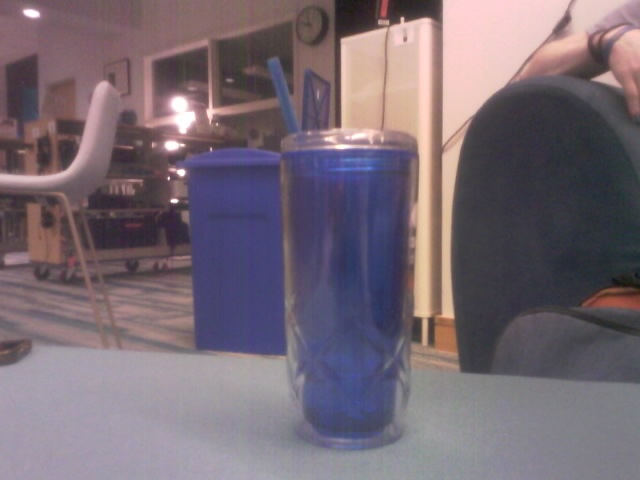
%> input picture Assignment Group Assignment 4 - Image Enhancement/carter.jpg, 640 x 480 px
$ octave imenhance.m   (GNU Octave 9; MATLAB toolbox functions it lacks are replaced by stand-ins)
%> lines starting %> are read from the running program, lines starting %| are printed output that depends on the picture
clear all;
close all;

% histogram equalization
% io = imread('houses.jpg');
% i = rgb2gray(io);
i = imread('carter.jpg');
%> i is the input picture: size 480x640x3 uint8; mean R, G, B 118.7, 105.8, 115.4
figure;
subplot(1,2,1);
imshow(i);
subplot(1,2,2);
imhist(i);
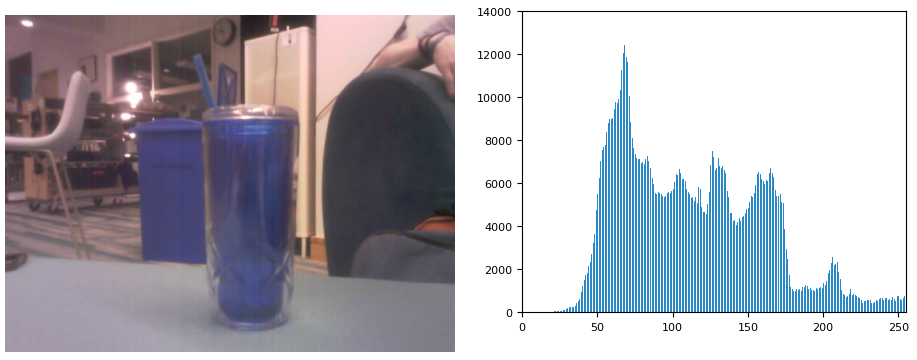
%> figure redrawn from the program's plot data, 2 panels
imh = imadjust(i,[0.6,0.9],[0.0,1.0]);
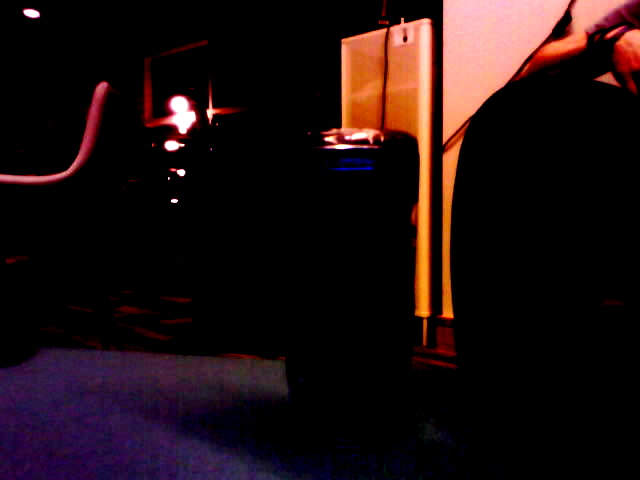
%> imh: size 480x640x3 uint8; mean R, G, B 30, 15.4, 16.6
imh1 = histeq(i);
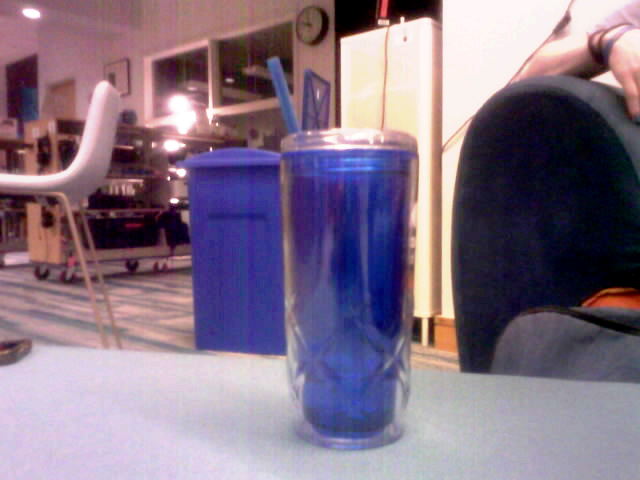
%> imh1: size 480x640x3 uint8; mean R, G, B 131.6, 114.1, 132.9
figure;
subplot(2,2,1);
imshow(imh);
title('stretched image');
subplot(2,2,2);
imhist(imh);
subplot(2,2,3);
imshow(imh1);
title('hist equalized image');
subplot(2,2,4);
imhist(imh1);
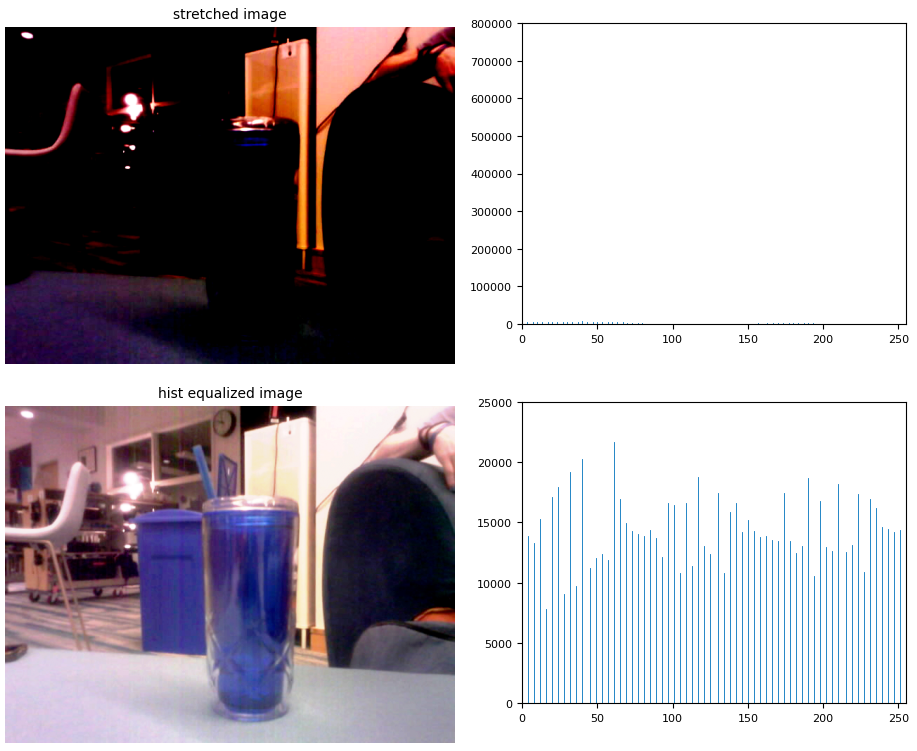
%> figure redrawn from the program's plot data, 4 panels
figure;
subplot(2,1,1);
imshow(i);
subplot(2,1,2);
imshow(imh1);


figure;
subplot(2,2,1);
imshow(i);
subplot(2,2,2);
imhist(i);
subplot(2,2,3);
imshow(imh1);
subplot(2,2,4);
imhist(imh1);
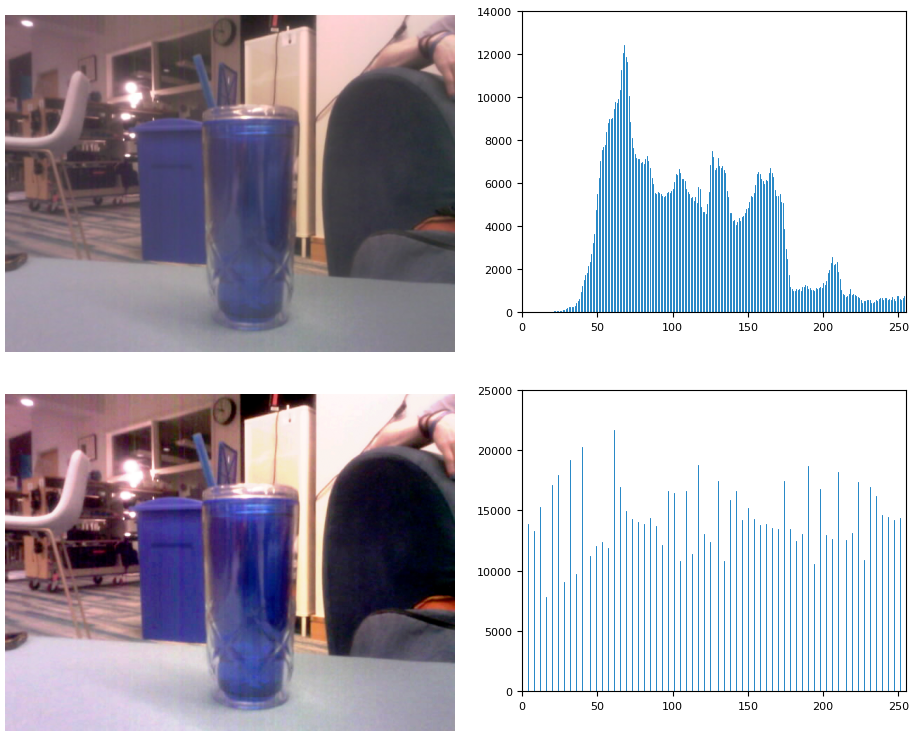
%> figure redrawn from the program's plot data, 4 panels

figure;
subplot(2,2,1);
imshow(i);
subplot(2,2,2);
imhist(i);
subplot(2,2,3);
imshow(imh);
subplot(2,2,4);
imhist(imh);
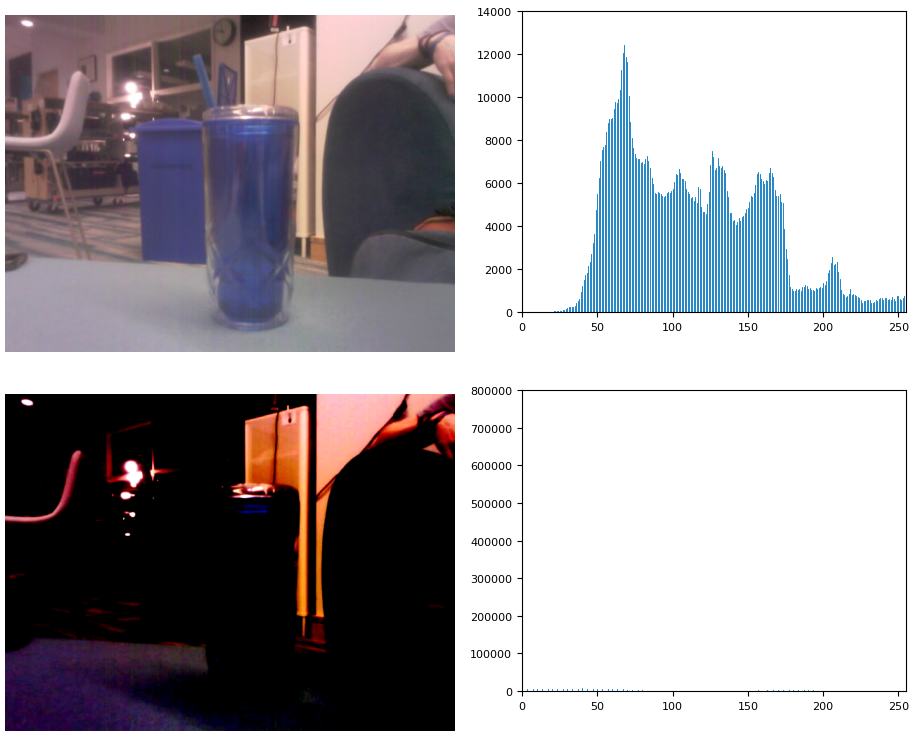
%> figure redrawn from the program's plot data, 4 panels

$ run again, with Assignment Group Assignment 4 - Image Enhancement/beach.jpg copied over Assignment Group Assignment 4 - Image Enhancement/carter.jpg
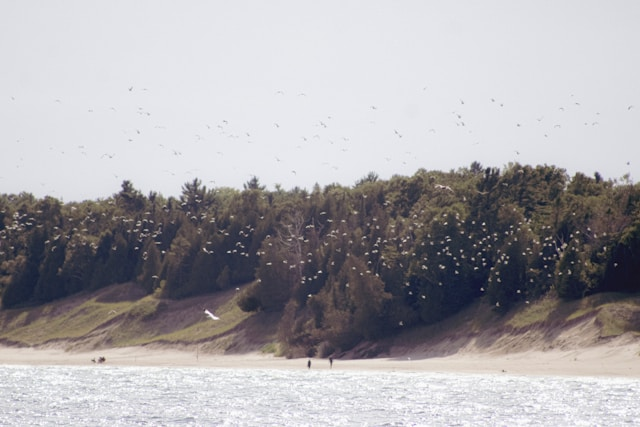
%> input picture Assignment Group Assignment 4 - Image Enhancement/beach.jpg, 640 x 427 px
%> i is the input picture: size 427x640x3 uint8; mean R, G, B 168.4, 166, 169.8
%> `imh1 = histeq(i);`:
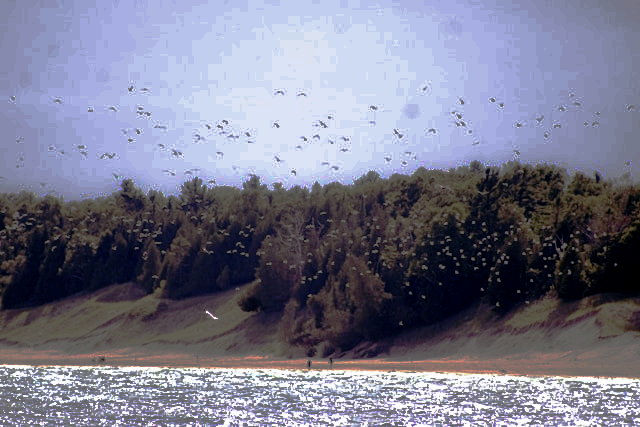
%> imh1: size 427x640x3 uint8; mean R, G, B 120.7, 121.4, 141.3
%> `imhist(imh);`:
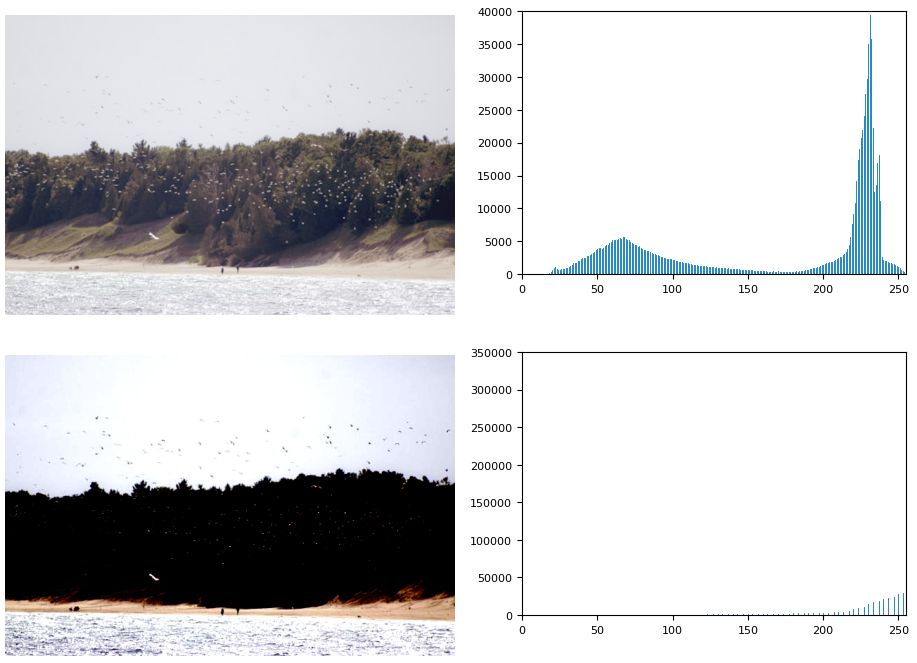
%> figure redrawn from the program's plot data, 4 panels

$ run again, with Assignment Group Assignment 4 - Image Enhancement/capybara.jpg copied over Assignment Group Assignment 4 - Image Enhancement/carter.jpg
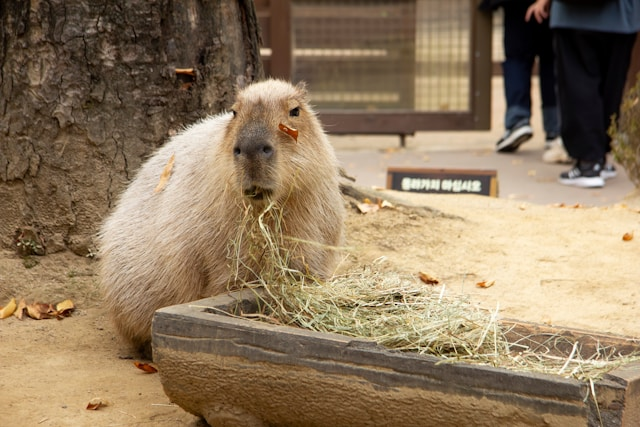
%> input picture Assignment Group Assignment 4 - Image Enhancement/capybara.jpg, 640 x 427 px
%> i is the input picture: size 427x640x3 uint8; mean R, G, B 143.2, 122.1, 95.2
%> `imhist(imh1);`:
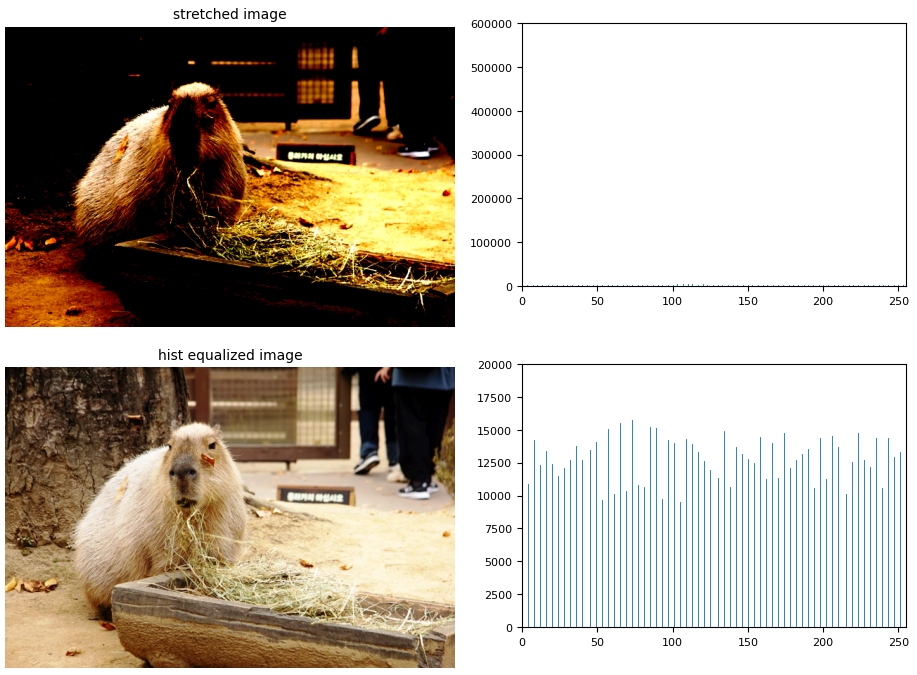
%> figure redrawn from the program's plot data, 4 panels
%> `imhist(imh);`:
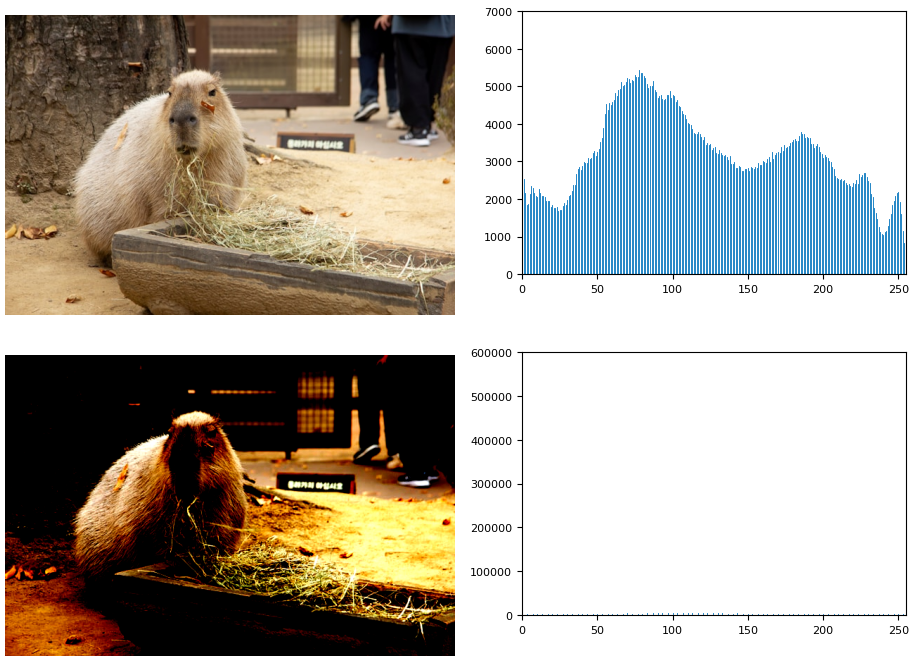
%> figure redrawn from the program's plot data, 4 panels
